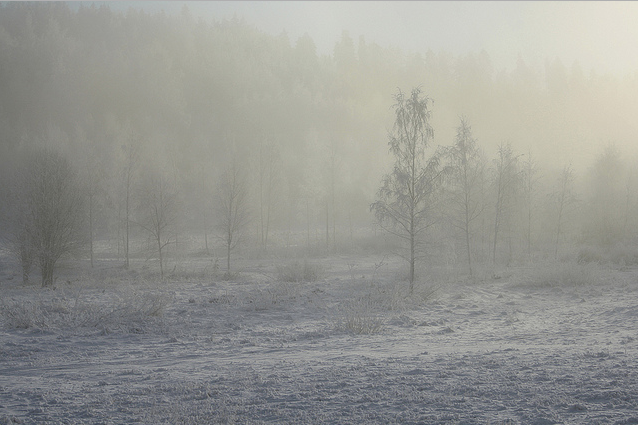
%> input picture Assignment-1/Images/image-1.png, 638 x 425 px
$ octave image_1m.m   (GNU Octave 9; MATLAB toolbox functions it lacks are replaced by stand-ins)
%> lines starting %> are read from the running program, lines starting %| are printed output that depends on the picture
clc
%   hesham omar
%   apply histogram equalization to increase constrast
img=imread('/MATLAB Drive/Assignment-1/image-1.png');
%> img is the input picture: size 425x638x3 uint8; mean R, G, B 149.9, 150.6, 145.7

subplot(121) , imshow(img);
subplot(122) , imhist(img);
%> after `imhist(img)`:
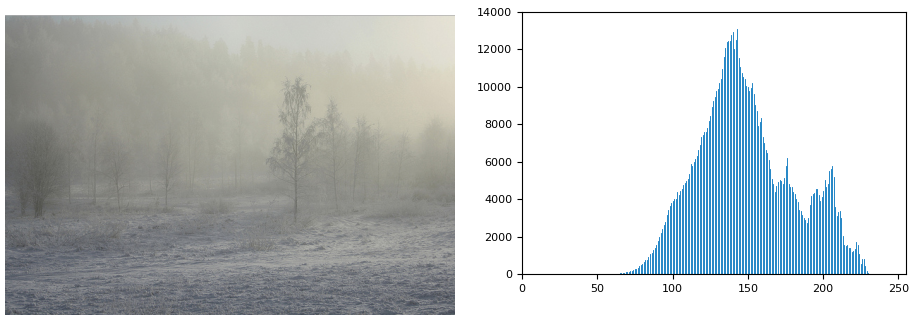
%> figure redrawn from the program's plot data, 2 panels
Equalized = histeq(img);
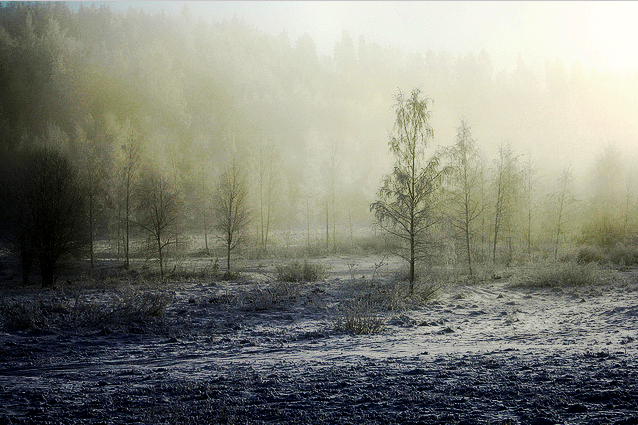
%> Equalized: size 425x638x3 uint8; mean R, G, B 129, 130.8, 120.1
figure;
subplot(121) , imshow(Equalized);
subplot(122) , imhist(Equalized);
%> after `imhist(Equalized)`:
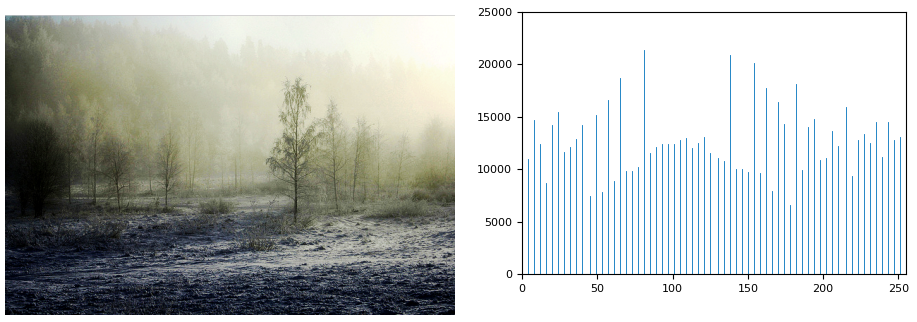
%> figure redrawn from the program's plot data, 2 panels

$ run again, with Assignment-1/Images/image-2.jpg saved as Assignment-1/Images/image-1.png
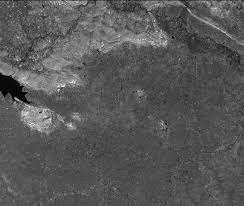
%> input picture Assignment-1/Images/image-2.jpg, 244 x 206 px
%> img is the input picture: size 206x244x3 uint8; min 0, max 250, mean 87.6
%> `Equalized = histeq(img);`:
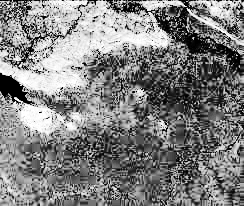
%> Equalized: size 206x244x3 uint8; min 0, max 255, mean 128
%> `imhist(Equalized)`:
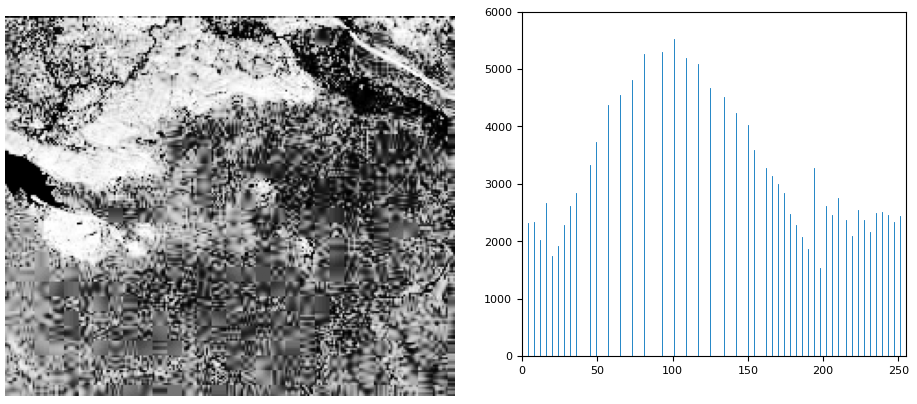
%> figure redrawn from the program's plot data, 2 panels
